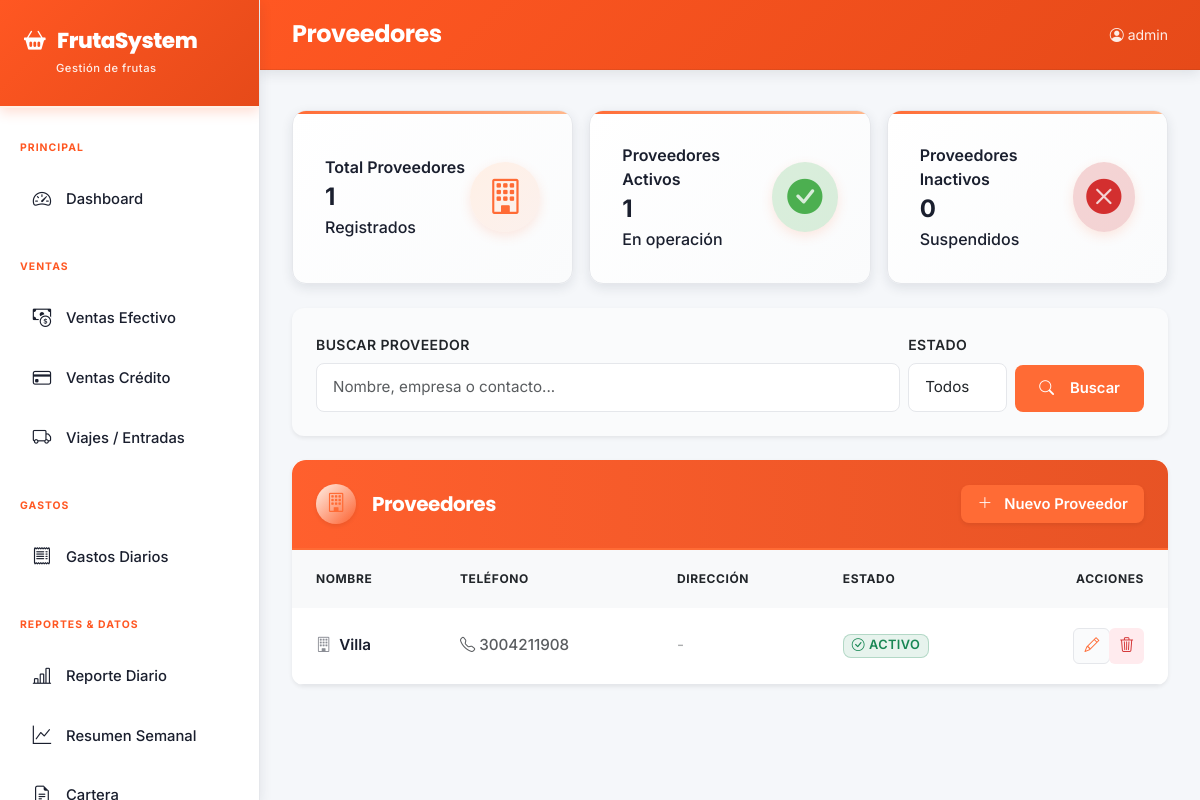
Page /proveedores/ (signed in) on the committed database.
### core/models.py (models this page shows, shortened)
class Proveedor(models.Model):
    nombre = models.CharField(max_length=200, verbose_name='Nombre')
    telefono = models.CharField(max_length=20, blank=True, verbose_name='Teléfono')
    direccion = models.TextField(blank=True, verbose_name='Dirección')
    activo = models.BooleanField(default=True, verbose_name='Activo')
    class Meta:
        verbose_name = 'Proveedor'; verbose_name_plural = 'Proveedores'; ordering = ['nombre']

### core/views.py (the view)
# urls.py: path('proveedores/', views.proveedor_list, name='proveedor_list'),
@login_required
def proveedor_list(request):
    q = request.GET.get('q', '')
    proveedores = Proveedor.objects.filter(nombre__icontains=q) if q else Proveedor.objects.all()
    num_proveedores = proveedores.count()
    num_activos = proveedores.filter(activo=True).count()
    num_inactivos = proveedores.filter(activo=False).count()
    return render(request, 'core/proveedor_list.html', {
        'proveedores': proveedores, 'q': q,
        'num_proveedores': num_proveedores, 'num_activos': num_activos, 'num_inactivos': num_inactivos
    })

### core/templates/core/proveedor_list.html (shortened to what this page needs)
{% extends 'core/base.html' %}
{% block page_title %}Proveedores{% endblock %}
{% block content %}
<div class="row row-cols-1 row-cols-md-3 g-3 mb-4">
  <div class="col">
    <div class="stat-card-white h-100">
      <div>
        <div class="small fw-semibold">Total Proveedores</div>
        <div class="fs-4 fw-bold">{{ num_proveedores }}</div>
        <div class="small">Registrados</div>
      </div>
      <div class="stat-icon-wrapper">
        <i class="bi bi-building"></i>
      </div>
    </div>
  </div>
  <div class="col">
    <div class="stat-card-white h-100">
      <div>
        <div class="small fw-semibold">Proveedores Activos</div>
        <div class="fs-4 fw-bold">{{ num_activos|default:0 }}</div>
        <div class="small">En operación</div>
      </div>
      <div class="stat-icon-wrapper" style="background: rgba(76, 175, 80, 0.2); color: #4CAF50;">
        <i class="bi bi-check-circle-fill"></i>
      </div>
    </div>
  </div>
  <div class="col">
    <div class="stat-card-white h-100">
      <div>
        <div class="small fw-semibold">Proveedores Inactivos</div>
        <div class="fs-4 fw-bold">{{ num_inactivos }}</div>
        <div class="small">Suspendidos</div>
      </div>
      <div class="stat-icon-wrapper" style="background: rgba(211, 47, 47, 0.2); color: #d32f2f;">
        <i class="bi bi-x-circle-fill"></i>
      </div>
    </div>
  </div>
</div>
<div class="card border-0 shadow-sm mb-4" style="border-radius: 12px; background: var(--bg-light);">
  <div class="card-body p-4">
    <form class="d-flex gap-2 align-items-end">
      <div style="flex: 1;">
        <label class="form-label fw-semibold small" style="color: var(--text-secondary);">Buscar Proveedor</label>
        <input type="text" name="q" value="{{ q }}" class="form-control" placeholder="Nombre, empresa o contacto..." style="border-radius: 8px; border: 1px solid var(--border-light); padding: 0.75rem 1rem;">
      </div>
      <div>
        <label class="form-label fw-semibold small" style="color: var(--text-secondary);">Estado</label>
        <select class="form-select" style="border-radius: 8px; border: 1px solid var(--border-light); padding: 0.75rem 1rem;">
          <option value="">Todos</option>
        </select>
      </div>
      <button class="btn w-auto" style="background: var(--orange-primary); color: white; border-radius: 8px; border: none; padding: 0.75rem 1.5rem; font-weight: 600;">
        <i class="bi bi-search me-2"></i>Buscar
      </button>
    </form>
  </div>
</div>
<div class="card border-0 shadow-sm" style="border-radius: 12px; overflow: hidden;">
  <div class="card-header border-bottom-0 bg-white py-4 d-flex justify-content-between align-items-center">
    <div class="d-flex align-items-center">
      <div class="stat-icon-wrapper d-inline-flex me-3 shadow-sm" style="width: 40px; height: 40px; font-size: 1.2rem;">
        <i class="bi bi-building"></i>
      </div>
      <h5 class="mb-0 fw-bold" style="color: white;">Proveedores</h5>
    </div>
    <a href="{% url 'proveedor_create' %}" class="btn px-3 py-2 fw-semibold shadow-sm" style="background: var(--orange-primary); color: white; border: none; border-radius: 8px;">
      <i class="bi bi-plus-lg me-1"></i> Nuevo Proveedor
    </a>
  </div>
  <div class="card-body p-0">
    <div class="table-responsive">
      <table class="table table-hover align-middle mb-0">
        <thead class="bg-light">
          <tr>
            <th class="ps-4 fw-bold small" style="color: var(--text-secondary);">NOMBRE</th>
            <th class="fw-bold small" style="color: var(--text-secondary);">TELÉFONO</th>
            <th class="fw-bold small" style="color: var(--text-secondary);">DIRECCIÓN</th>
            <th class="fw-bold small" style="color: var(--text-secondary);">ESTADO</th>
            <th class="text-end pe-4 fw-bold small" style="color: var(--text-secondary);">ACCIONES</th>
          </tr>
        </thead>
        <tbody class="border-top-0">
        {% for p in proveedores %}
        <tr>
          <td class="ps-4 fw-semibold" style="color: var(--text-main);">
            <i class="bi bi-building me-2" style="opacity: 0.5;"></i>{{ p.nombre }}
          </td>
          <td class="text-muted small">
            {% if p.telefono %}<i class="bi bi-telephone me-1"></i>{{ p.telefono }}{% else %}<span style="opacity: 0.5;">-</span>{% endif %}
          </td>
          <td class="text-muted small">
            {% if p.direccion %}<i class="bi bi-geo-alt me-1"></i>{{ p.direccion|truncatechars:30 }}{% else %}<span style="opacity: 0.5;">-</span>{% endif %}
          </td>
          <td>
            {% if p.activo %}
              <span class="badge bg-success bg-opacity-10 text-success border border-success border-opacity-25 px-2 py-1">
                <i class="bi bi-check-circle me-1"></i>Activo
              </span>
            {% else %}
              <span class="badge bg-secondary bg-opacity-10 text-secondary border border-secondary border-opacity-25 px-2 py-1">
                <i class="bi bi-x-circle me-1"></i>Inactivo
              </span>
            {% endif %}
          </td>
          <td class="text-end pe-4">
            <div class="btn-group btn-group-sm" role="group">
              <a href="{% url 'proveedor_edit' p.pk %}" class="btn btn-sm" style="background-color: var(--bg-light); color: var(--orange-primary); border-radius: 6px; padding: 6px 10px; border: 1px solid var(--border-light);" title="Editar">
                <i class="bi bi-pencil"></i>
              </a>
              <a href="{% url 'proveedor_delete' p.pk %}" class="btn btn-sm" style="background-color: #ffebee; color: #d32f2f; border-radius: 6px; padding: 6px 10px; border: none;" title="Eliminar">
                <i class="bi bi-trash3"></i>
              </a>
            </div>
          </td>
        </tr>
        {% endfor %}
        </tbody>
      </table>
    </div>
  </div>
</div>
{% endblock %}

### core/templates/core/base.html (shortened to what this page needs)
<!DOCTYPE html>
<html lang="es">
<head>
<link href="https://cdn.jsdelivr.net/npm/bootstrap@5.3.0/dist/css/bootstrap.min.css" rel="stylesheet">
<link href="https://cdn.jsdelivr.net/npm/bootstrap-icons@1.11.0/font/bootstrap-icons.css" rel="stylesheet">
</head>
<body>
<div class="sidebar" id="sidebar">
  <div class="sidebar-brand">
    <h5><i class="bi bi-basket2-fill"></i>FrutaSystem</h5>
    <small>Gestión de frutas</small>
  </div>
  <nav class="mt-2">
    <div class="nav-section">Principal</div>
    <a href="{% url 'dashboard' %}" class="nav-link {% if request.resolver_match.url_name == 'dashboard' %}active{% endif %}">
      <i class="bi bi-speedometer2"></i> Dashboard
    </a>
    <div class="nav-section">Ventas</div>
    <a href="{% url 'venta_efectivo_list' %}" class="nav-link {% if 'efectivo' in request.path %}active{% endif %}">
      <i class="bi bi-cash-coin"></i> Ventas Efectivo
    </a>
    <a href="{% url 'venta_credito_list' %}" class="nav-link {% if 'credito' in request.path %}active{% endif %}">
      <i class="bi bi-credit-card"></i> Ventas Crédito
    </a>
    <a href="{% url 'viaje_list' %}" class="nav-link {% if 'viajes' in request.path %}active{% endif %}">
      <i class="bi bi-truck"></i> Viajes / Entradas
    </a>
    <div class="nav-section">Gastos</div>
    <a href="{% url 'gasto_list' %}" class="nav-link {% if 'gastos' in request.path and 'categorias' not in request.path %}active{% endif %}">
      <i class="bi bi-receipt"></i> Gastos Diarios
    </a>
    <div class="nav-section">Reportes & Datos</div>
    <a href="{% url 'reporte_diario' %}" class="nav-link {% if 'diario' in request.path %}active{% endif %}">
      <i class="bi bi-bar-chart-line"></i> Reporte Diario
    </a>
    <a href="{% url 'inventario_weekly_summary' %}" class="nav-link {% if 'semanal' in request.path %}active{% endif %}">
      <i class="bi bi-graph-up"></i> Resumen Semanal
    </a>
    <a href="{% url 'reporte_cartera' %}" class="nav-link {% if 'cartera' in request.path %}active{% endif %}">
      <i class="bi bi-file-earmark-text"></i> Cartera
    </a>
  </nav>
</div>
<div class="main-content">
  <div class="topbar">
    <div class="flex-grow-1">
      <h6 class="page-title-text d-none d-lg-flex">{% block page_title %}{% endblock %}</h6>
    </div>
    <div class="d-flex align-items-center gap-3">
      <small style="color: rgba(255,255,255,0.9);"><i class="bi bi-person-circle me-1"></i>{{ request.user.username }}</small>
    </div>
  </div>
  <div class="content-area">
    {% block content %}{% endblock %}
  </div>
</div>
</body>
</html>

### rows in the picture
Proveedor: nombre "Villa", telefono "3004211908", activo True (drawn)

### other values in the picture
{{ request.user.username }} "admin"
{{ num_proveedores }} "1"
{{ num_activos|default:0 }} "1"
{{ num_inactivos }} "0"
